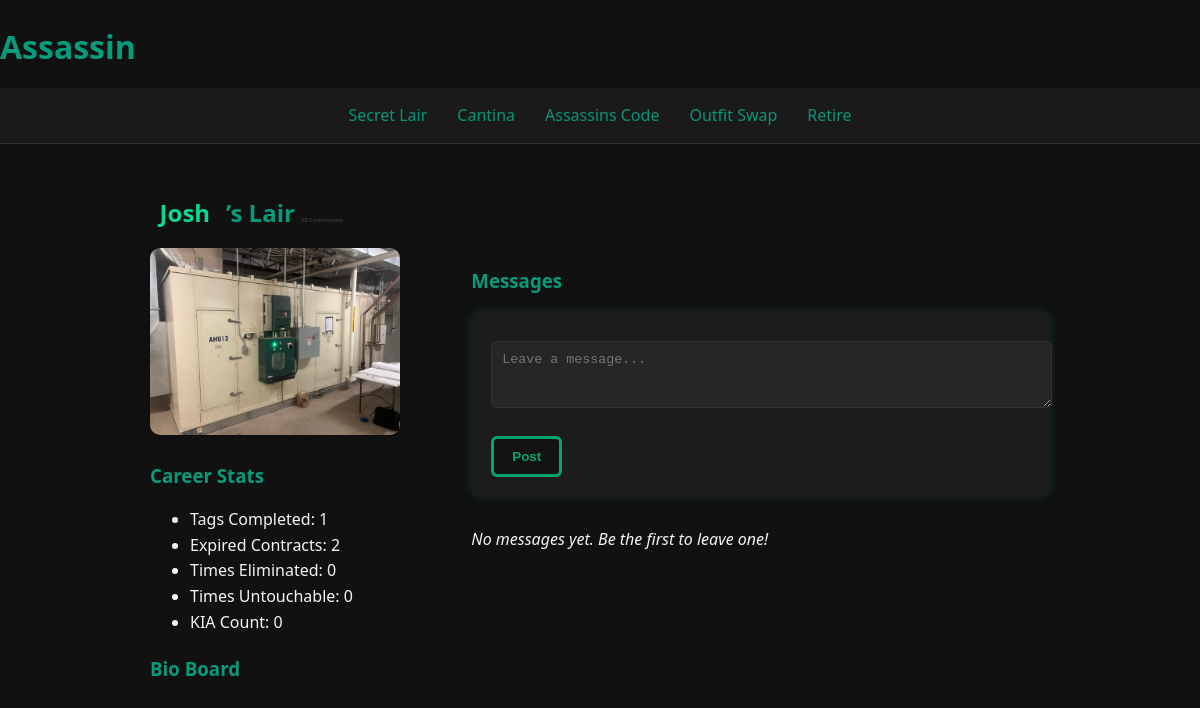
The page /profile/Josh (signed in) on the database its author committed.
### models.py (models this page shows)
class Player(UserMixin, db.Model):
    id = db.Column(db.Integer, primary_key=True)
    username = db.Column(db.String(80), unique=True, nullable=False)
    email = db.Column(db.String(120), unique=True, nullable=False)
    password = db.Column(db.String(200), nullable=False)
    profile_pic = db.Column(db.String(200), nullable=True)
    status = db.Column(db.String(20), default="active")
    is_admin = db.Column(db.Boolean, default=False)
    can_be_targeted_multiple_times = db.Column(db.Boolean, default=False)
    max_times_targeted = db.Column(db.Integer, default=1)
    can_have_multiple_contracts = db.Column(db.Boolean, default=False)
    max_contracts_per_round = db.Column(db.Integer, default=1)
    untouchable_count = db.Column(db.Integer, default=0)
    times_kia = db.Column(db.Integer, default=0)
    actual_name = db.Column(db.String(120), nullable=True)

### routes.py (the view)
@routes_bp.route('/profile/<username>')
@login_required
def player_profile(username):
    from models import Player, Contract, Message
    from sqlalchemy import desc
    player = Player.query.filter_by(username=username).first_or_404()
    total_completed = Contract.query.filter_by(assassin_id=current_user.id, status="complete").count()
    total_unfinished = Contract.query.filter_by(assassin_id=current_user.id, status="expired").count()
    total_eliminated = Contract.query.filter_by(target_id=current_user.id, status="complete").count()
    kia_count = Contract.query.filter_by(assassin_id=current_user.id, status="KIA").count()
    show_all = request.args.get("show_all") == "1"
    all_messages_query = Message.query.filter_by(target_id=player.id).order_by(desc(Message.timestamp))
    all_messages = all_messages_query.all()
    if len(all_messages) > 100:
        for msg in all_messages[100:]:  # prune oldest
            db.session.delete(msg)
        db.session.commit()
    messages = all_messages[:10] if not show_all else all_messages[:100]  # max display 100
    return render_template(
        "player_profile.html",
        player=player,
        messages=messages,
        message_count=len(all_messages),
        show_all=show_all,
        total_completed=total_completed,
        total_unfinished=total_unfinished,
        total_eliminated=total_eliminated,
        kia_count=kia_count
    )

### auth.py (called while the page is built)
@login_manager.user_loader
def load_user(user_id):
    return Player.query.get(int(user_id))

### templates/player_profile.html (shortened to what this page needs)
{% extends "base.html" %}
{% block content %}
<h2>
  <span id="name-display" class="name-toggle assassin-name">
  {{ player.username }}
  </span>
  <span id="name-label">’s Lair</span>
  <small class="toggle-hint">(ID Confirmation)</small>
</h2>
<div style="display: flex; gap: 2rem; flex-wrap: wrap; align-items: flex-start;">
  <div style="flex: 1; min-width: 280px;">
    {% if player.profile_pic %}
      <img src="{{ url_for('static', filename='uploads/' ~ player.profile_pic) }}"
           alt="Profile Picture"
           style="width: 100%; max-width: 250px; border-radius: 10px; box-shadow: 0 0 10px rgba(0,0,0,0.2);">
    {% else %}
      <p><em>No profile picture uploaded.</em></p>
    {% endif %}
    <h3> Career Stats</h3>
    <ul>
      <li>Tags Completed: {{ total_completed }}</li>
      <li>Expired Contracts: {{ total_unfinished }}</li>
      <li>Times Eliminated: {{ total_eliminated }}</li>
      <li>Times Untouchable: {{ player.untouchable_count }}</li>
      <li>KIA Count: {{ kia_count }}</li>
    </ul>
    <h3> Bio Board</h3>
  </div>
<div style="flex: 2; min-width: 300px;">
  <div class="terminal-box">
    <h3> Messages</h3>
    <form method="POST" action="{{ url_for('routes.leave_message') }}">
      <textarea name="message_text" rows="3" style="width: 100%;" placeholder="Leave a message..."></textarea><br>
      <button type="submit">Post</button>
    </form>
    <ul style="list-style: none; padding: 0; margin-top: 1rem;">
      {% for message in messages %}
        <li class="message-entry">
          <strong>{{ message.author.username }}</strong>: {{ message.content }}
          <small style="color: gray; font-size: 0.75rem;">({{ message.timestamp.strftime('%b %d %H:%M') }})</small>
        </li>
      {% else %}
        <li><em>No messages yet. Be the first to leave one!</em></li>
      {% endfor %}
    </ul>
  </div>
</div>
{% endblock %}

### static/styles.css (style rules this page uses)
body { background-color: #111; color: #f9f3f3; font-family: 'Segoe UI', Tahoma, Geneva, Verdana, sans-serif; margin: 0; padding: 0; line-height: 1.6; }
h1, h2, h3 { color: #069b7b; margin-bottom: 15px; }
form { background-color: #1c1c1c; padding: 20px; border-radius: 10px; box-shadow: 0 0 10px #00ffcc22; margin-bottom: 30px; }
input[type="text"], input[type="number"], textarea, select { width: 100%; padding: 10px; margin: 10px 0 20px; border: 1px solid #333; border-radius: 6px; background-color: #262626; color: #f0f0f0; }
button { background-color: #131313; color: #05a573; border: 3px solid #05a573; padding: 10px 18px; font-weight: bold; border-radius: 6px; cursor: pointer; transition: background-color 0.3s ease; box-shadow: 0 0 px #9ee8a3; }
.terminal-box { background-color: transparent; padding: 0; border: none; }
.name-toggle { cursor: pointer; transition: background-color 0.2s ease; padding: 0.2em 0.4em; border-radius: 4px; }
.assassin-name { color: rgb(11, 216, 144); font-weight: bold; }
.toggle-hint { font-size: 0.3rem; color: rgba(67, 66, 66, 0.759); }

### rows shown on the page
Player: username "Josh", profile_pic (picture), untouchable_count "0"

### other values the page prints
{{ total_completed }} "1"
{{ total_unfinished }} "2"
{{ total_eliminated }} "0"
{{ kia_count }} "0"
